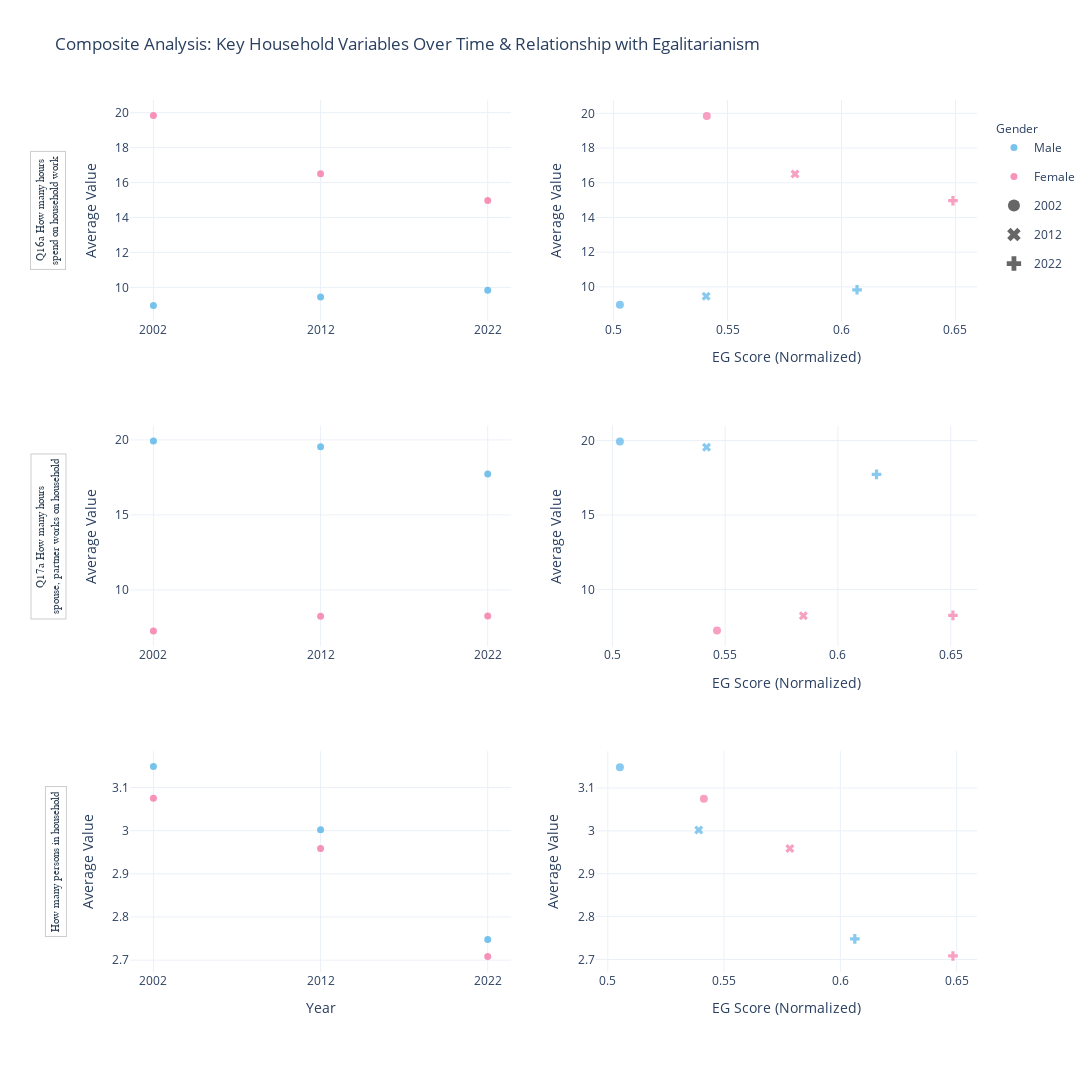

This figure's notebook cell:
### Markdown cell above
## 4. Composite Dashboard: Household Variables vs. Egalitarianism Score

This dashboard shows time trends (left column) and relationships with egalitarianism score (right column) for key household variables: household work hours, spouse household work, and household population.

### Code cell
dashboard_vars = ['hh_wrk_hrs', 'SP_HH', 'HOMPOP']

def aggregate_for_dashboard(df, var):
    """Aggregate data by year and sex"""
    plot_df = df[
        df['eg_score_norm'].notna() &
        df[var].notna() &
        df['sex'].isin(['Male', 'Female'])
    ].copy()
    
    if len(plot_df) == 0:
        return None
    
    plot_df[f'{var}_numeric'] = pd.to_numeric(
        plot_df[var].astype(str).str.replace(',', '.', regex=False),
        errors='coerce'
    )
    plot_df = plot_df.dropna(subset=[f'{var}_numeric'])
    
    if len(plot_df) == 0:
        return None
    
    agg_df = plot_df.groupby(['year', 'sex']).agg({
        f'{var}_numeric': 'mean',
        'eg_score_norm': 'mean'
    }).reset_index()
    
    agg_df.columns = ['year', 'sex', f'{var}_mean', 'eg_score_norm_mean']
    
    return agg_df

n_vars = len(dashboard_vars)
fig = make_subplots(
    rows=n_vars, cols=2,
    subplot_titles=[],
    vertical_spacing=0.12,
    horizontal_spacing=0.10,
    specs=[[{"secondary_y": False}, {"secondary_y": False}]
           for _ in range(n_vars)]
)

color_map = {
    'Male': '#56B4E9',
    'Female': '#f678a7'
}

legend_groups_used = set()

for var_idx, var in enumerate(dashboard_vars):
    var_label = cols_question_mapping.get(var, var)
    print(f"Total number of countries in the dataset: {len(composite_data['country'].unique())}")
    composite_data_country = composite_data[composite_data['country'].isin(common_countries)]
    print(f"Total number of countries in the dataset after filtering: {len(composite_data_country['country'].unique())}")
    agg_df = aggregate_for_dashboard(composite_data_country, var)
    
    if agg_df is None or len(agg_df) == 0:
        continue
    
    row = var_idx + 1
    
    # Time-series by gender
    col = 1
    for sex in ['Male', 'Female']:
        subset = agg_df[
            agg_df['sex'] == sex
        ].sort_values('year')
        
        if len(subset) > 0:
            color = color_map.get(sex, '#808080')
            show_legend = sex not in legend_groups_used
            if show_legend:
                legend_groups_used.add(sex)
            
            fig.add_trace(
                go.Scatter(
                    x=subset['year'],
                    y=subset[f'{var}_mean'],
                    mode='markers',
                    name=sex,
                    marker=dict(color=color, size=7, opacity=0.8),
                    # line=dict(color=color, width=2.5, shape='spline'),
                    legendgroup=sex,
                    showlegend=show_legend,
                    hovertemplate=f'<b>{var_label}</b><br>Year: %{{x}}<br>Value: %{{y:.2f}}<br>{sex}<extra></extra>'
                ),
                row=row, col=col
            )
    
    # Scatter vs EG score by gender and year
    col = 2
    marker_symbols = {2002: 'circle', 2012: 'x', 2022: 'cross'}
    
    for sex in ['Male', 'Female']:
        sex_subset = agg_df[agg_df['sex'] == sex]
        color = color_map.get(sex, '#808080')
        
        for year in [2002, 2012, 2022]:
            subset = sex_subset[sex_subset['year'] == year]
            if len(subset) > 0:
                symbol = marker_symbols[year]
                show_legend = sex not in legend_groups_used
                if show_legend:
                    legend_groups_used.add(sex)
                
                fig.add_trace(
                    go.Scatter(
                        x=subset['eg_score_norm_mean'],
                        y=subset[f'{var}_mean'],
                        mode='markers',
                        name=sex,
                        marker=dict(
                            color=color,
                            size=8,
                            opacity=0.7,
                            symbol=symbol
                        ),
                        legendgroup=sex,
                        showlegend=show_legend,
                        hovertemplate=f'<b>{var_label}</b><br>EG Score: %{{x:.3f}}<br>Value: %{{y:.2f}}<br>{sex} - {year}<extra></extra>'
                    ),
                    row=row, col=col
                )
        
        # Note: Curve fitting removed - with only 3 data points (2002, 2012, 2022),
        # fitting a trend line (1D polynomial) would be statistically invalid.
        # A linear fit with 3 points essentially just connects the dots and doesn't
        # provide meaningful insight into trends. The scatter plot with distinct
        # markers for each year is sufficient for visualization.
    
    fig.update_xaxes(
        title_text="Year" if row == n_vars else "",
        tickmode='array',
        tickvals=[2002, 2012, 2022],
        ticktext=['2002', '2012', '2022'],
        row=row, col=1
    )
    fig.update_yaxes(
        title_text="Average Value",
        row=row, col=1
    )
    fig.update_xaxes(
        title_text="EG Score (Normalized)",
        row=row, col=2
    )
    fig.update_yaxes(
        title_text="Average Value",
        row=row, col=2
    )

year_legend_traces = [
    go.Scatter(x=[None], y=[None], mode='markers', name='2002',
               marker=dict(symbol='circle', size=12, color='#666666'), showlegend=True),
    go.Scatter(x=[None], y=[None], mode='markers', name='2012',
               marker=dict(symbol='x', size=12, color='#666666'), showlegend=True),
    go.Scatter(x=[None], y=[None], mode='markers', name='2022',
               marker=dict(symbol='cross', size=12, color='#666666'), showlegend=True),
]
for trace in year_legend_traces:
    fig.add_trace(trace)

row_titles_annotations = []
vertical_spacing = 0.12

for var_idx, var in enumerate(dashboard_vars):
    var_label = format_title(cols_question_mapping.get(var, var))
    row = var_idx + 1
    
    total_plot_height = 1 - (n_vars - 1) * vertical_spacing
    row_height = total_plot_height / n_vars
    row_y_pos = 1 - (row - 1) * (row_height + vertical_spacing) - row_height / 2
    
    row_titles_annotations.append(
        dict(
            text=var_label,
            xref='paper',
            yref='paper',
            x=-0.075,
            y=row_y_pos,
            xanchor='right',
            yanchor='middle',
            textangle=-90,
            showarrow=False,
            font=dict(size=11, color='#2c3e50', family='Arial'),
            bgcolor='rgba(255, 255, 255, 0.9)',
            bordercolor='rgba(0, 0, 0, 0.2)',
            borderwidth=1,
            borderpad=4
        )
    )

fig.update_layout(
    template='plotly_white',
    height=1400 if n_vars == 3 else 1000,
    width=1400,
    title_text=format_title("Composite Analysis: Key Household Variables Over Time & Relationship with Egalitarianism", max_words=100),
    showlegend=True,
    legend=dict(
        title=dict(text='Gender', font=dict(size=12)),
        yanchor="top",
        y=0.98,
        xanchor="left",
        x=1.02
    ),
    margin=dict(l=130, r=100, t=100, b=120),
    annotations=row_titles_annotations
)

fig.write_html('images/interactive/composite_dashboard_hh_vars.html')
fig.write_image('images/static/composite_dashboard_hh_vars.png', width=1600, height=1600, scale=2)

print("✓ Composite dashboard created")
print(f"✓ Saved: images/static/composite_dashboard_hh_vars.png")
print(f"✓ Saved: images/interactive/composite_dashboard_hh_vars.html")

fig.show()

### Figure 1 — Plotly figure (JSON) as saved in the notebook; plotly's stock layout.template omitted (floating-point values rounded to 4 significant figures)
{"data": [{"hovertemplate": "<b>Q16a How many hours spend on household work</b><br>Year: %{x}<br>Value: %{y:.2f}<br>Male<extra></extra>", "legendgroup": "Male", "marker": {"color": "#56B4E9", "opacity": 0.8, "size": 7}, "mode": "markers", "name": "Male", "showlegend": true, "type": "scatter", "x": [2002, 2012, 2022], "xaxis": "x", "y": [8.964, 9.456, 9.833], "yaxis": "y"}, {"hovertemplate": "<b>Q16a How many hours spend on household work</b><br>Year: %{x}<br>Value: %{y:.2f}<br>Female<extra></extra>", "legendgroup": "Female", "marker": {"color": "#f678a7", "opacity": 0.8, "size": 7}, "mode": "markers", "name": "Female", "showlegend": true, "type": "scatter", "x": [2002, 2012, 2022], "xaxis": "x", "y": [19.84, 16.51, 14.97], "yaxis": "y"}, {"hovertemplate": "<b>Q16a How many hours spend on household work</b><br>EG Score: %{x:.3f}<br>Value: %{y:.2f}<br>Male - 2002<extra></extra>", "legendgroup": "Male", "marker": {"color": "#56B4E9", "opacity": 0.7, "size": 8, "symbol": "circle"}, "mode": "markers", "name": "Male", "showlegend": false, "type": "scatter", "x": [0.5028], "xaxis": "x2", "y": [8.964], "yaxis": "y2"}, {"hovertemplate": "<b>Q16a How many hours spend on household work</b><br>EG Score: %{x:.3f}<br>Value: %{y:.2f}<br>Male - 2012<extra></extra>", "legendgroup": "Male", "marker": {"color": "#56B4E9", "opacity": 0.7, "size": 8, "symbol": "x"}, "mode": "markers", "name": "Male", "showlegend": false, "type": "scatter", "x": [0.5406], "xaxis": "x2", "y": [9.456], "yaxis": "y2"}, {"hovertemplate": "<b>Q16a How many hours spend on household work</b><br>EG Score: %{x:.3f}<br>Value: %{y:.2f}<br>Male - 2022<extra></extra>", "legendgroup": "Male", "marker": {"color": "#56B4E9", "opacity": 0.7, "size": 8, "symbol": "cross"}, "mode": "markers", "name": "Male", "showlegend": false, "type": "scatter", "x": [0.6068], "xaxis": "x2", "y": [9.833], "yaxis": "y2"}, {"hovertemplate": "<b>Q16a How many hours spend on household work</b><br>EG Score: %{x:.3f}<br>Value: %{y:.2f}<br>Female - 2002<extra></extra>", "legendgroup": "Female", "marker": {"color": "#f678a7", "opacity": 0.7, "size": 8, "symbol": "circle"}, "mode": "markers", "name": "Female", "showlegend": false, "type": "scatter", "x": [0.5409], "xaxis": "x2", "y": [19.84], "yaxis": "y2"}, {"hovertemplate": "<b>Q16a How many hours spend on household work</b><br>EG Score: %{x:.3f}<br>Value: %{y:.2f}<br>Female - 2012<extra></extra>", "legendgroup": "Female", "marker": {"color": "#f678a7", "opacity": 0.7, "size": 8, "symbol": "x"}, "mode": "markers", "name": "Female", "showlegend": false, "type": "scatter", "x": [0.5796], "xaxis": "x2", "y": [16.51], "yaxis": "y2"}, {"hovertemplate": "<b>Q16a How many hours spend on household work</b><br>EG Score: %{x:.3f}<br>Value: %{y:.2f}<br>Female - 2022<extra></extra>", "legendgroup": "Female", "marker": {"color": "#f678a7", "opacity": 0.7, "size": 8, "symbol": "cross"}, "mode": "markers", "name": "Female", "showlegend": false, "type": "scatter", "x": [0.6489], "xaxis": "x2", "y": [14.97], "yaxis": "y2"}, {"hovertemplate": "<b>Q17a How many hours spouse, partner works on household</b><br>Year: %{x}<br>Value: %{y:.2f}<br>Male<extra></extra>", "legendgroup": "Male", "marker": {"color": "#56B4E9", "opacity": 0.8, "size": 7}, "mode": "markers", "name": "Male", "showlegend": false, "type": "scatter", "x": [2002, 2012, 2022], "xaxis": "x3", "y": [19.93, 19.55, 17.73], "yaxis": "y3"}, {"hovertemplate": "<b>Q17a How many hours spouse, partner works on household</b><br>Year: %{x}<br>Value: %{y:.2f}<br>Female<extra></extra>", "legendgroup": "Female", "marker": {"color": "#f678a7", "opacity": 0.8, "size": 7}, "mode": "markers", "name": "Female", "showlegend": false, "type": "scatter", "x": [2002, 2012, 2022], "xaxis": "x3", "y": [7.258, 8.249, 8.268], "yaxis": "y3"}, {"hovertemplate": "<b>Q17a How many hours spouse, partner works on household</b><br>EG Score: %{x:.3f}<br>Value: %{y:.2f}<br>Male - 2002<extra></extra>", "legendgroup": "Male", "marker": {"color": "#56B4E9", "opacity": 0.7, "size": 8, "symbol": "circle"}, "mode": "markers", "name": "Male", "showlegend": false, "type": "scatter", "x": [0.5033], "xaxis": "x4", "y": [19.93], "yaxis": "y4"}, {"hovertemplate": "<b>Q17a How many hours spouse, partner works on household</b><br>EG Score: %{x:.3f}<br>Value: %{y:.2f}<br>Male - 2012<extra></extra>", "legendgroup": "Male", "marker": {"color": "#56B4E9", "opacity": 0.7, "size": 8, "symbol": "x"}, "mode": "markers", "name": "Male", "showlegend": false, "type": "scatter", "x": [0.5417], "xaxis": "x4", "y": [19.55], "yaxis": "y4"}, {"hovertemplate": "<b>Q17a How many hours spouse, partner works on household</b><br>EG Score: %{x:.3f}<br>Value: %{y:.2f}<br>Male - 2022<extra></extra>", "legendgroup": "Male", "marker": {"color": "#56B4E9", "opacity": 0.7, "size": 8, "symbol": "cross"}, "mode": "markers", "name": "Male", "showlegend": false, "type": "scatter", "x": [0.6171], "xaxis": "x4", "y": [17.73], "yaxis": "y4"}, {"hovertemplate": "<b>Q17a How many hours spouse, partner works on household</b><br>EG Score: %{x:.3f}<br>Value: %{y:.2f}<br>Female - 2002<extra></extra>", "legendgroup": "Female", "marker": {"color": "#f678a7", "opacity": 0.7, "size": 8, "symbol": "circle"}, "mode": "markers", "name": "Female", "showlegend": false, "type": "scatter", "x": [0.5464], "xaxis": "x4", "y": [7.258], "yaxis": "y4"}, {"hovertemplate": "<b>Q17a How many hours spouse, partner works on household</b><br>EG Score: %{x:.3f}<br>Value: %{y:.2f}<br>Female - 2012<extra></extra>", "legendgroup": "Female", "marker": {"color": "#f678a7", "opacity": 0.7, "size": 8, "symbol": "x"}, "mode": "markers", "name": "Female", "showlegend": false, "type": "scatter", "x": [0.5847], "xaxis": "x4", "y": [8.249], "yaxis": "y4"}, {"hovertemplate": "<b>Q17a How many hours spouse, partner works on household</b><br>EG Score: %{x:.3f}<br>Value: %{y:.2f}<br>Female - 2022<extra></extra>", "legendgroup": "Female", "marker": {"color": "#f678a7", "opacity": 0.7, "size": 8, "symbol": "cross"}, "mode": "markers", "name": "Female", "showlegend": false, "type": "scatter", "x": [0.651], "xaxis": "x4", "y": [8.268], "yaxis": "y4"}, {"hovertemplate": "<b>How many persons in household</b><br>Year: %{x}<br>Value: %{y:.2f}<br>Male<extra></extra>", "legendgroup": "Male", "marker": {"color": "#56B4E9", "opacity": 0.8, "size": 7}, "mode": "markers", "name": "Male", "showlegend": false, "type": "scatter", "x": [2002, 2012, 2022], "xaxis": "x5", "y": [3.149, 3.002, 2.748], "yaxis": "y5"}, {"hovertemplate": "<b>How many persons in household</b><br>Year: %{x}<br>Value: %{y:.2f}<br>Female<extra></extra>", "legendgroup": "Female", "marker": {"color": "#f678a7", "opacity": 0.8, "size": 7}, "mode": "markers", "name": "Female", "showlegend": false, "type": "scatter", "x": [2002, 2012, 2022], "xaxis": "x5", "y": [3.075, 2.959, 2.708], "yaxis": "y5"}, {"hovertemplate": "<b>How many persons in household</b><br>EG Score: %{x:.3f}<br>Value: %{y:.2f}<br>Male - 2002<extra></extra>", "legendgroup": "Male", "marker": {"color": "#56B4E9", "opacity": 0.7, "size": 8, "symbol": "circle"}, "mode": "markers", "name": "Male", "showlegend": false, "type": "scatter", "x": [0.5052], "xaxis": "x6", "y": [3.149], "yaxis": "y6"}, {"hovertemplate": "<b>How many persons in household</b><br>EG Score: %{x:.3f}<br>Value: %{y:.2f}<br>Male - 2012<extra></extra>", "legendgroup": "Male", "marker": {"color": "#56B4E9", "opacity": 0.7, "size": 8, "symbol": "x"}, "mode": "markers", "name": "Male", "showlegend": false, "type": "scatter", "x": [0.5391], "xaxis": "x6", "y": [3.002], "yaxis": "y6"}, {"hovertemplate": "<b>How many persons in household</b><br>EG Score: %{x:.3f}<br>Value: %{y:.2f}<br>Male - 2022<extra></extra>", "legendgroup": "Male", "marker": {"color": "#56B4E9", "opacity": 0.7, "size": 8, "symbol": "cross"}, "mode": "markers", "name": "Male", "showlegend": false, "type": "scatter", "x": [0.6062], "xaxis": "x6", "y": [2.748], "yaxis": "y6"}, {"hovertemplate": "<b>How many persons in household</b><br>EG Score: %{x:.3f}<br>Value: %{y:.2f}<br>Female - 2002<extra></extra>", "legendgroup": "Female", "marker": {"color": "#f678a7", "opacity": 0.7, "size": 8, "symbol": "circle"}, "mode": "markers", "name": "Female", "showlegend": false, "type": "scatter", "x": [0.5413], "xaxis": "x6", "y": [3.075], "yaxis": "y6"}, {"hovertemplate": "<b>How many persons in household</b><br>EG Score: %{x:.3f}<br>Value: %{y:.2f}<br>Female - 2012<extra></extra>", "legendgroup": "Female", "marker": {"color": "#f678a7", "opacity": 0.7, "size": 8, "symbol": "x"}, "mode": "markers", "name": "Female", "showlegend": false, "type": "scatter", "x": [0.5783], "xaxis": "x6", "y": [2.959], "yaxis": "y6"}, {"hovertemplate": "<b>How many persons in household</b><br>EG Score: %{x:.3f}<br>Value: %{y:.2f}<br>Female - 2022<extra></extra>", "legendgroup": "Female", "marker": {"color": "#f678a7", "opacity": 0.7, "size": 8, "symbol": "cross"}, "mode": "markers", "name": "Female", "showlegend": false, "type": "scatter", "x": [0.6484], "xaxis": "x6", "y": [2.708], "yaxis": "y6"}, {"marker": {"color": "#666666", "size": 12, "symbol": "circle"}, "mode": "markers", "name": "2002", "showlegend": true, "type": "scatter", "x": [null], "y": [null]}, {"marker": {"color": "#666666", "size": 12, "symbol": "x"}, "mode": "markers", "name": "2012", "showlegend": true, "type": "scatter", "x": [null], "y": [null]}, {"marker": {"color": "#666666", "size": 12, "symbol": "cross"}, "mode": "markers", "name": "2022", "showlegend": true, "type": "scatter", "x": [null], "y": [null]}], "layout": {"annotations": [{"bgcolor": "rgba(255, 255, 255, 0.9)", "bordercolor": "rgba(0, 0, 0, 0.2)", "borderpad": 4, "borderwidth": 1, "font": {"color": "#2c3e50", "family": "Arial", "size": 11}, "showarrow": false, "text": "Q16a How many hours<br>spend on household work", "textangle": -90, "x": -0.075, "xanchor": "right", "xref": "paper", "y": 0.8733, "yanchor": "middle", "yref": "paper"}, {"bgcolor": "rgba(255, 255, 255, 0.9)", "bordercolor": "rgba(0, 0, 0, 0.2)", "borderpad": 4, "borderwidth": 1, "font": {"color": "#2c3e50", "family": "Arial", "size": 11}, "showarrow": false, "text": "Q17a How many hours<br>spouse, partner works on household", "textangle": -90, "x": -0.075, "xanchor": "right", "xref": "paper", "y": 0.5, "yanchor": "middle", "yref": "paper"}, {"bgcolor": "rgba(255, 255, 255, 0.9)", "bordercolor": "rgba(0, 0, 0, 0.2)", "borderpad": 4, "borderwidth": 1, "font": {"color": "#2c3e50", "family": "Arial", "size": 11}, "showarrow": false, "text": "How many persons in household", "textangle": -90, "x": -0.075, "xanchor": "right", "xref": "paper", "y": 0.1267, "yanchor": "middle", "yref": "paper"}], "height": 1400, "legend": {"title": {"font": {"size": 12}, "text": "Gender"}, "x": 1.02, "xanchor": "left", "y": 0.98, "yanchor": "top"}, "margin": {"b": 120, "l": 130, "r": 100, "t": 100}, "showlegend": true, "title": {"text": "Composite Analysis: Key Household Variables Over Time & Relationship with Egalitarianism"}, "width": 1400, "xaxis": {"anchor": "y", "domain": [0, 0.45], "tickmode": "array", "ticktext": ["2002", "2012", "2022"], "tickvals": [2002, 2012, 2022], "title": {"text": ""}}, "xaxis2": {"anchor": "y2", "domain": [0.55, 1], "title": {"text": "EG Score (Normalized)"}}, "xaxis3": {"anchor": "y3", "domain": [0, 0.45], "tickmode": "array", "ticktext": ["2002", "2012", "2022"], "tickvals": [2002, 2012, 2022], "title": {"text": ""}}, "xaxis4": {"anchor": "y4", "domain": [0.55, 1], "title": {"text": "EG Score (Normalized)"}}, "xaxis5": {"anchor": "y5", "domain": [0, 0.45], "tickmode": "array", "ticktext": ["2002", "2012", "2022"], "tickvals": [2002, 2012, 2022], "title": {"text": "Year"}}, "xaxis6": {"anchor": "y6", "domain": [0.55, 1], "title": {"text": "EG Score (Normalized)"}}, "yaxis": {"anchor": "x", "domain": [0.7467, 1], "title": {"text": "Average Value"}}, "yaxis2": {"anchor": "x2", "domain": [0.7467, 1], "title": {"text": "Average Value"}}, "yaxis3": {"anchor": "x3", "domain": [0.3733, 0.6267], "title": {"text": "Average Value"}}, "yaxis4": {"anchor": "x4", "domain": [0.3733, 0.6267], "title": {"text": "Average Value"}}, "yaxis5": {"anchor": "x5", "domain": [0, 0.2533], "title": {"text": "Average Value"}}, "yaxis6": {"anchor": "x6", "domain": [0, 0.2533], "title": {"text": "Average Value"}}}}
